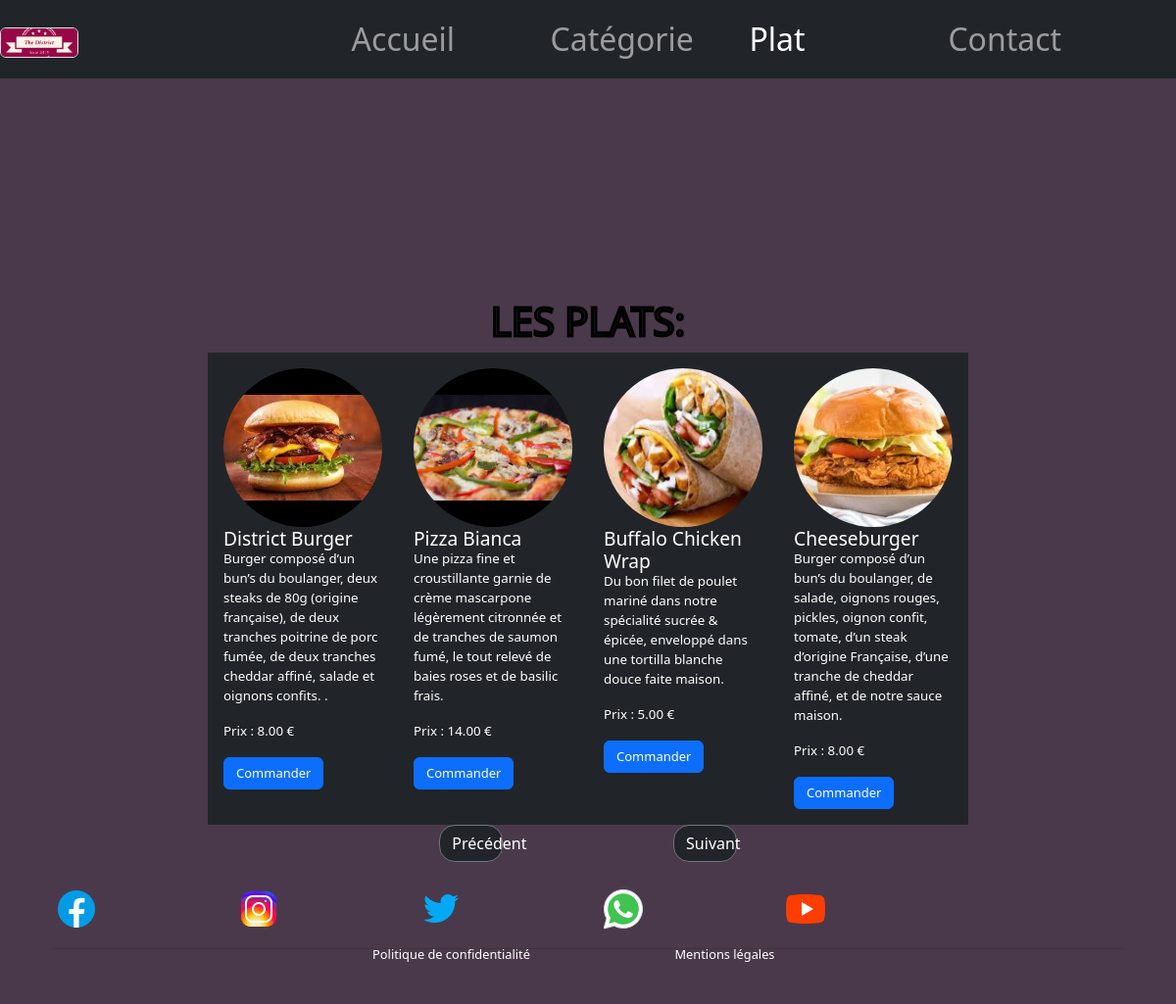
Screenshot of /plats.php with the database file from the repository.
### tables this page shows
CREATE TABLE `plat` (
  `id` int(11) NOT NULL AUTO_INCREMENT,
  `libelle` varchar(100) NOT NULL,
  `description` text NOT NULL,
  `prix` decimal(10,2) NOT NULL,
  `image` varchar(255) NOT NULL,
  `id_categorie` int(11) NOT NULL,
  `active` varchar(10) NOT NULL,
  PRIMARY KEY (`id`),
  KEY `id_categorie` (`id_categorie`),
  CONSTRAINT `plat_ibfk_1` FOREIGN KEY (`id_categorie`) REFERENCES `categorie` (`id`)
);

### dao.php (called while the page is built, shortened)
<?php
function getPlats($conn, $idCategorie = null) {
    $sql = "SELECT * FROM plat";
    $stmt = $conn->prepare($sql);
    $stmt->execute();
    return $stmt->fetchAll(PDO::FETCH_ASSOC);
  }
?>

### plats.php (the view, shortened to what this page needs)
<?php
require_once ("php/header.php");
require_once("database.php");
$idCategorie = isset($_GET['id'])? $_GET['id'] : null;
$plats = getPlats($conn, $idCategorie);
if (isset($_GET['id'])) {
    $hideButtons = true;
} else {
    $hideButtons = false;
}
?>
<main class="container-fluid mt-3 pt-5">
    <div class="row justify-content-center">
        <div class="col-md-8 col-lg-6">
            <h1 class="h5couleurcat text-center">LES PLATS: <?php echo $categorie['libelle'];?></h1>
        </div>
    </div>
    <div class="row justify-content-center">
        <div class="col-md-10 col-lg-8">
            <div id="carouselExample" class="carousel slide plats-container" data-bs-ride="carousel">
                <div class="carousel-inner">
                    <?php foreach($plats as $key => $plat) :?>
                        <?php if($key % 4 === 0) :?>
                            <div class="carousel-item <?php echo $key === 0? 'active' : '';?>">
                                <div class="card-group">
                        <?php endif;?>
                            <div class="col-sm-3 p-3 bg-dark text-white mx-auto">
                                <div class="d-flex justify-content-center align-items-center">
                                    <img class="rounded-circle mw-100 mh-100 mx-auto d-block" src="Mesimages/<?php echo $plat['image'];?>" alt="...">
                                </div>
                                <div class="card-body">
                                    <h5 class="card-title tailletitreplat"><?php echo $plat['libelle'];?></h5>
                                    <p class="card-text tailledescriplat"><?php echo $plat['description'];?></p>
                                    <p class="card-text tailledescriplat">Prix : <?php echo $plat['prix'];?> €</p>
                                    <a href="commande.php?id=<?php echo $plat['id'];?>" class="btn btn-primary tailletextcommand">Commander</a>
                                </div>
                            </div>
                        <?php if(($key+1) % 4 === 0 || $key === count($plats)-1) :?>
                                </div>
                            </div>
                        <?php endif;?>
                    <?php endforeach;?>
                </div>
        <div class="carousel-controls moncarousselcat">
          <button class="carousel-control-prev moncarousselcatprev" id="carouselcatprec" type="button" data-bs-target="#carouselExample" data-bs-slide="prev">
            <?php if (!$hideButtons) { ?><button class="btn btn-secondary bg-dark rounded-4 col-sm-1 espacebouton" onclick="precedent()" type="button">Précédent</button>
          </button>
          <button class="carousel-control-next" id="carouselcatsuiv" type="button" data-bs-target="#carouselExample" data-bs-slide="next">
            <button class="btn btn-secondary bg-dark rounded-4 col-sm-1 espacebouton" onclick="suivant()" type="button">Suivant</button><?php } ?>
          </button>
        </div>
      </div>
    </div>
  </div>
</main>
<?php
require_once ('php/footer.php');?>

### Lignerouge.css (style rules this page uses)
.espacebouton { margin: 0 85px; }
.tailletitreplat { font-size:larger; }
.tailledescriplat { font-size: smaller; }
.tailletextcommand { font-size: small; }
.carousel-control-prev, .carousel-control-next { display: none; }
.carousel-controls { text-align: center; }
.h5couleurcat { -webkit-text-stroke-width: 3px; -webkit-text-stroke-color: black; }

### rows the page displays
plat: image (picture), libelle "District Burger", description "Burger composé d’un bun’s du boulanger, deux steaks de 80g (origine française), de deux tranches poitrine de porc fumée, de deux tranches cheddar affiné, salade et oignons confits. .", prix "8.00"
plat: image (picture), libelle "Pizza Bianca", description "Une pizza fine et croustillante garnie de crème mascarpone légèrement citronnée et de tranches de saumon fumé, le tout relevé de baies roses et de basilic frais.", prix "14.00"
plat: image (picture), libelle "Buffalo Chicken Wrap", description "Du bon filet de poulet mariné dans notre spécialité sucrée & épicée, enveloppé dans une tortilla blanche douce faite maison.", prix "5.00"
plat: image (picture), libelle "Cheeseburger", description "Burger composé d’un bun’s du boulanger, de salade, oignons rouges, pickles, oignon confit, tomate, d’un steak d’origine Française, d’une tranche de cheddar affiné, et de notre sauce maison.", prix "8.00"
